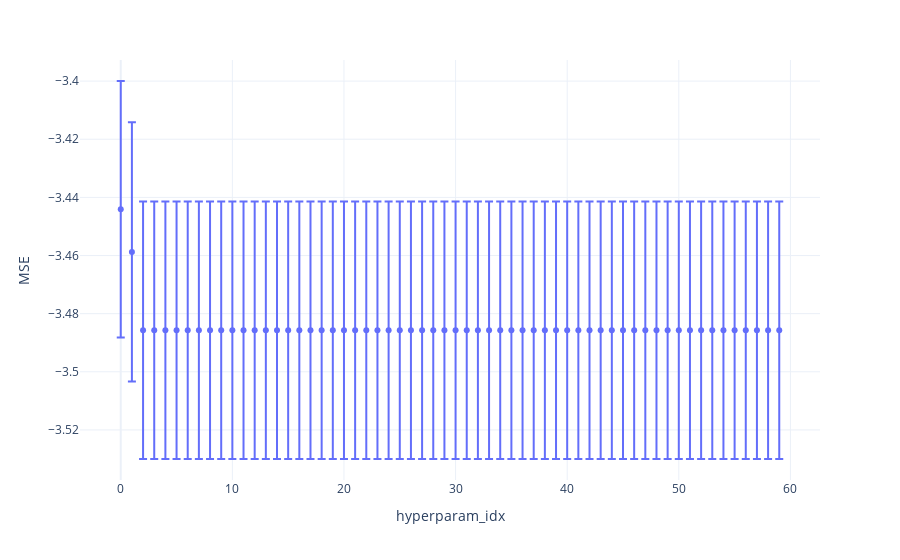

Source (notebook cell):
### Markdown cell above
# Elastic Net

### Code cell
from sklearn.linear_model import ElasticNet

param_grid = {
    "glm__alpha" : stats.uniform(1e-5,100),
    "glm__l1_ratio" : np.arange(0,1,0.01),
}

search = train_model(
    param_grid = param_grid, 
    estimator = ElasticNet(),
    estimator_name = "glm",
    train_set=(X_train, y_train)
)

print(f"Best Params : {search.best_params_}")
print(f"Best train score : {search.best_score_}")

# Cv results
results, p = get_cv_result(search)
#results = results[["param_knn__n_neighbors","param_knn__weights","param_knn__metric","mean_train_score","std_train_score"]]
#print(results.head())
p.show()

### Figure 1 — Plotly figure (JSON) as saved in the notebook; plotly's stock layout.template omitted (floating-point values rounded to 4 significant figures)
{"data": [{"error_y": {"array": [0.0441, 0.04461, 0.04428, 0.04428, 0.04428, 0.04428, 0.04428, 0.04428, 0.04428, 0.04428, 0.04428, 0.04428, 0.04428, 0.04428, 0.04428, 0.04428, 0.04428, 0.04428, 0.04428, 0.04428, 0.04428, 0.04428, 0.04428, 0.04428, 0.04428, 0.04428, 0.04428, 0.04428, 0.04428, 0.04428, 0.04428, 0.04428, 0.04428, 0.04428, 0.04428, 0.04428, 0.04428, 0.04428, 0.04428, 0.04428, 0.04428, 0.04428, 0.04428, 0.04428, 0.04428, 0.04428, 0.04428, 0.04428, 0.04428, 0.04428, 0.04428, 0.04428, 0.04428, 0.04428, 0.04428, 0.04428, 0.04428, 0.04428, 0.04428, 0.04428]}, "hovertemplate": "x=%{x}<br>y=%{y}<extra></extra>", "legendgroup": "", "marker": {"color": "#636efa", "symbol": "circle"}, "mode": "markers", "name": "", "orientation": "v", "showlegend": false, "type": "scatter", "x": [0, 1, 2, 3, 4, 5, 6, 7, 8, 9, 10, 11, 12, 13, 14, 15, 16, 17, 18, 19, 20, 21, 22, 23, 24, 25, 26, 27, 28, 29, 30, 31, 32, 33, 34, 35, 36, 37, 38, 39, 40, 41, 42, 43, 44, 45, 46, 47, 48, 49, 50, 51, 52, 53, 54, 55, 56, 57, 58, 59], "xaxis": "x", "y": [-3.444, -3.459, -3.486, -3.486, -3.486, -3.486, -3.486, -3.486, -3.486, -3.486, -3.486, -3.486, -3.486, -3.486, -3.486, -3.486, -3.486, -3.486, -3.486, -3.486, -3.486, -3.486, -3.486, -3.486, -3.486, -3.486, -3.486, -3.486, -3.486, -3.486, -3.486, -3.486, -3.486, -3.486, -3.486, -3.486, -3.486, -3.486, -3.486, -3.486, -3.486, -3.486, -3.486, -3.486, -3.486, -3.486, -3.486, -3.486, -3.486, -3.486, -3.486, -3.486, -3.486, -3.486, -3.486, -3.486, -3.486, -3.486, -3.486, -3.486], "yaxis": "y"}], "layout": {"legend": {"tracegroupgap": 0}, "margin": {"t": 60}, "xaxis": {"anchor": "y", "domain": [0, 1], "title": {"text": "hyperparam_idx"}}, "yaxis": {"anchor": "x", "domain": [0, 1], "title": {"text": "MSE"}}}}
